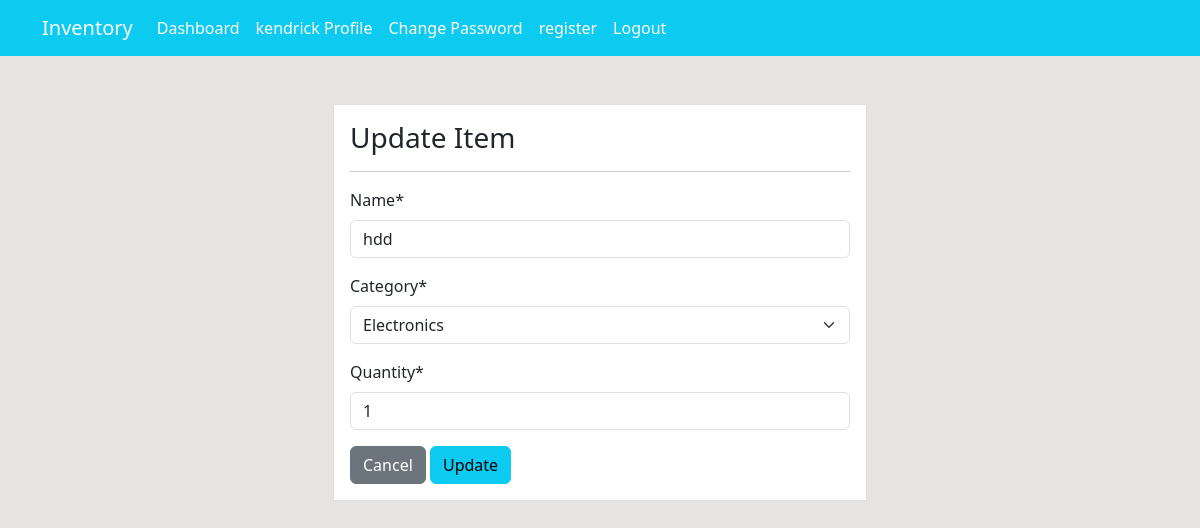
Before: /product/update/8/ (signed in) with the older database file.
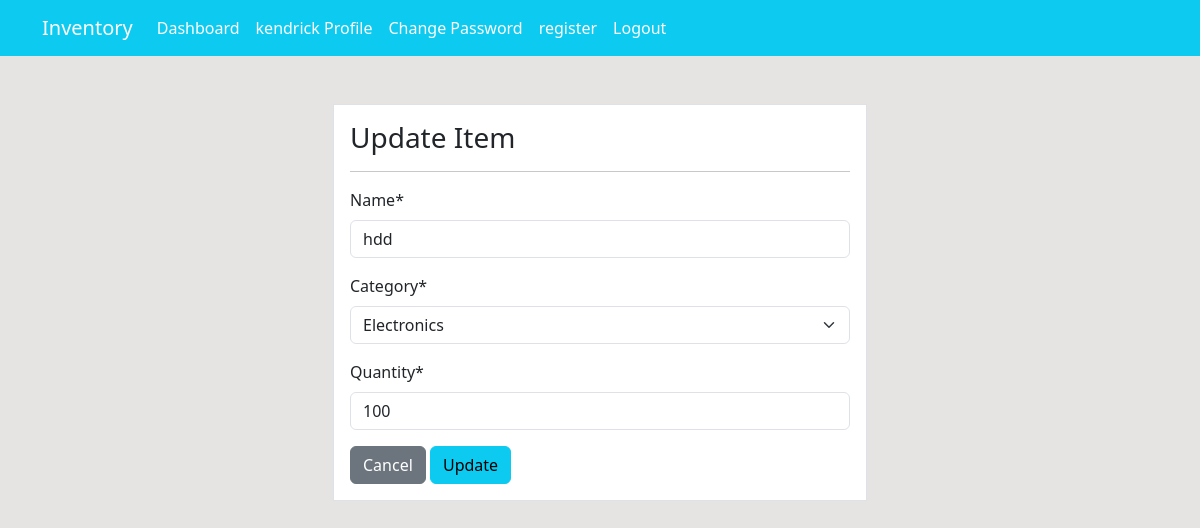
After: the same page with the newer database file.
### dashboard/models.py (models this page shows, shortened)
class Product(models.Model):
    name = models.CharField(max_length=100, null=True)
    quantity = models.PositiveIntegerField(null=True)
    category = models.CharField(max_length=50, choices=CATEGORY, null=True)
    class Meta:
        verbose_name_plural = 'Product'

### dashboard/views.py (the view)
# urls.py: path('product/update/<int:pk>/', views.product_update, name='product-update'),
def product_update(request, pk):
    item = Product.objects.get(id=pk)
    if request.method == 'POST':
        form = ProductForm(request.POST, instance=item)
        if form.is_valid():
            form.save()
            return redirect('product')
    else:
        form = ProductForm(instance=item)
    context = {
        'form': form
    }
    return render(request, 'dashboard/product_update.html', context)

### dashboard/forms.py
class ProductForm(forms.ModelForm):
    class Meta:
        model = Product
        fields = ['name', 'category', 'quantity']

### templates/dashboard/product_update.html (shortened to what this page needs)
{% extends "components/base.html" %}
{% load crispy_forms_tags %}
{% block content %}
<div class="container">
    <div class="row mt-5">
        <div class="col-md-6 offset-md-3">
            <div class="border bg-white p-3">
                <h3>Update Item</h3>
                <hr>
                <form action="" method="POST">
                    {{ form|crispy }}
                    <a class="btn btn-secondary" href="{% url 'product' %}">Cancel</a>
                    <input class="btn btn-info" type="submit" value="Update">
                </form>
            </div>
        </div>
    </div>
</div>
{% endblock %}

Changed rows visible on the page:
changed Product "hdd": quantity "1" → "100"
